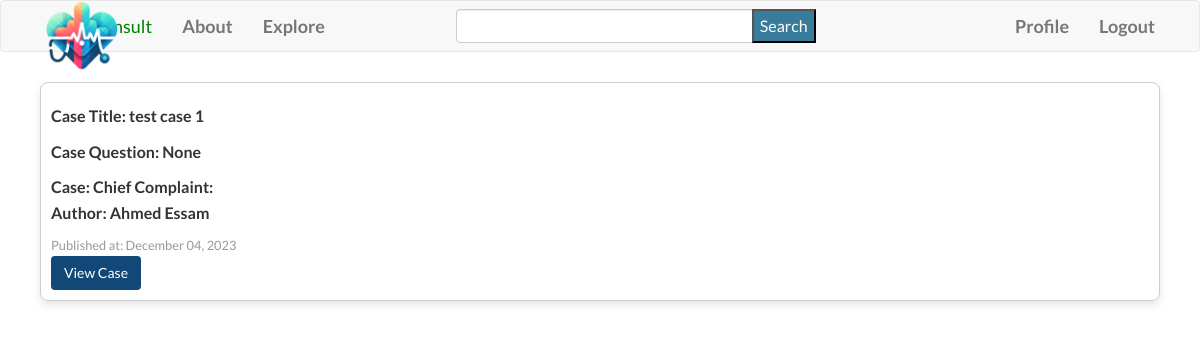
The app's page /explore (signed in) with its own data.
### app/models.py (models this page shows, shortened)
class Case(db.Model):
    __searchable__ = ['title', 'question', 'chief_complaint']
    id = db.Column(db.Integer, primary_key=True)
    title = db.Column(db.String(140))
    question = db.Column(db.String(140))
    patient_age = db.Column(db.String(20))
    patient_sex = db.Column(db.String(10))
    chief_complaint = db.Column(db.Text)
    medical_history = db.Column(db.Text)
    current_medications = db.Column(db.Text)
    image_files = db.Column(db.String(255))  # Store file paths for images
    lab_files = db.Column(db.String(255))  # Store file paths for lab files
    timestamp = db.Column(db.DateTime, index=True, default=datetime.utcnow)
    user_id = db.Column(db.Integer, db.ForeignKey('user.id'))
    comments = db.relationship('Comment', backref='case', lazy='dynamic')

class User(UserMixin,db.Model):
    id = db.Column(db.Integer, primary_key=True)
    username = db.Column(db.String(65), index=True, unique=True)
    email = db.Column(db.String(120), index=True, unique=True)
    password_hash = db.Column(db.String(128))
    bio = db.Column(db.String(200))
    medical_degree = db.Column(db.String(100))
    speciality = db.Column(db.String(100))
    licenses = db.Column(db.String(200))
    last_seen = db.Column(db.DateTime, default=datetime.utcnow)
    cases = db.relationship('Case', backref='author', lazy="dynamic")
    followed = db.relationship(
        'User',
        secondary=followers,
        primaryjoin=(followers.c.follower_id == id),
        secondaryjoin=(followers.c.followed_id == id),
        backref=db.backref('followers',lazy='dynamic'),
        lazy='dynamic'
        )
    comments= db.relationship('Comment', backref='author', lazy='dynamic')

### app/routes.py (the view)
@app.route('/explore')
@login_required
def explore():
    page = request.args.get('page', 1, type=int)
    cases = Case.query.order_by(Case.timestamp.desc()).paginate(page=page, per_page=app.config['CASES_PER_PAGE'], error_out=False)
    return render_template('explore.html', title='Explore', cases=cases.items)

### forms.py
class SearchForm(FlaskForm):
    query = StringField('Query', validators=[DataRequired()])
    submit = SubmitField('Search')

### app/routes.py (called while the page is built)
@login.user_loader
def load_user(id):
    return User.query.get(int(id))

@app.before_request
def before_request():
    if current_user.is_authenticated:
        current_user.last_seen = datetime.utcnow()
        db.session.commit()
        g.search_form = SearchForm()

### app/templates/explore.html (shortened to what this page needs)
{% extends "base.html" %}
{% import 'bootstrap/wtf.html' as wtf %}
{% block head %}
    {{ super() }}
    <link rel="stylesheet" href="{{ url_for('static', filename='css/explore.css') }}">
{% endblock %}
{% block app_content %}
{% for case in cases %}
<div class="case-block">
    <div class="row">
        <div class="col-md-8">
            <p class="case-title">Case Title: <b>{{ case.title }}</b></p>
            <p class="case-title">Case Question: <b>{{ case.question }}</b></p>
            <p class="case-complaint">Case: {{ case.chief_complaint }}</p>
            <p class="case-author">
                <span>Author:
                </span>  {{ case.author.username if case.author }}
            </p>
            <p class="case-date">Published at: {{ case.timestamp.strftime('%B %d, %Y') }}</p>
            <p class="case-link">
                <a class="btn" style="background-color:#124877;" href="{{ url_for('show_case', case_id=case.id) }}">View Case</a>
            </p>
        </div>
        <div class="col-md-4">
        </div>
    </div>
</div>
{% endfor %}
{% endblock %}

### app/static/css/base.css (style rules this page uses)
body, ul, li, p { margin: 0; padding: 0; }
body { margin: 0 !important; font-family: 'Lato', sans-serif; line-height: 1.6; font-size: 16px; min-height: 100vh; overflow-x: hidden; }
.row { display: flex; flex-wrap: wrap; }
#submit { position: absolute; top: 0; right: 0; background-color: #387B9A; height: 100%; color: white; }

### app/static/css/explore.css (style rules this page uses)
.case-block { border: 1px solid #ccc; border-radius: 8px; padding: 10px; margin: 10px; box-shadow: 0 4px 8px rgba(0, 0, 0, 0.1); }
.case-author { font-weight: bold; color: #333; }
.case-title { font-weight: bold; color: #333; margin-top: 10px; }
.case-complaint { margin-top: 10px; font-weight: bold; color: #333; }
.case-date { font-size: 0.8em; color: #999; margin-top: 10px; }
.case-link a { color: white; text-decoration: none; }

### records on screen
Case: title "test case 1", question "None", chief_complaint "Chief Complaint:", author "Ahmed Essam", timestamp "December 04, 2023"
